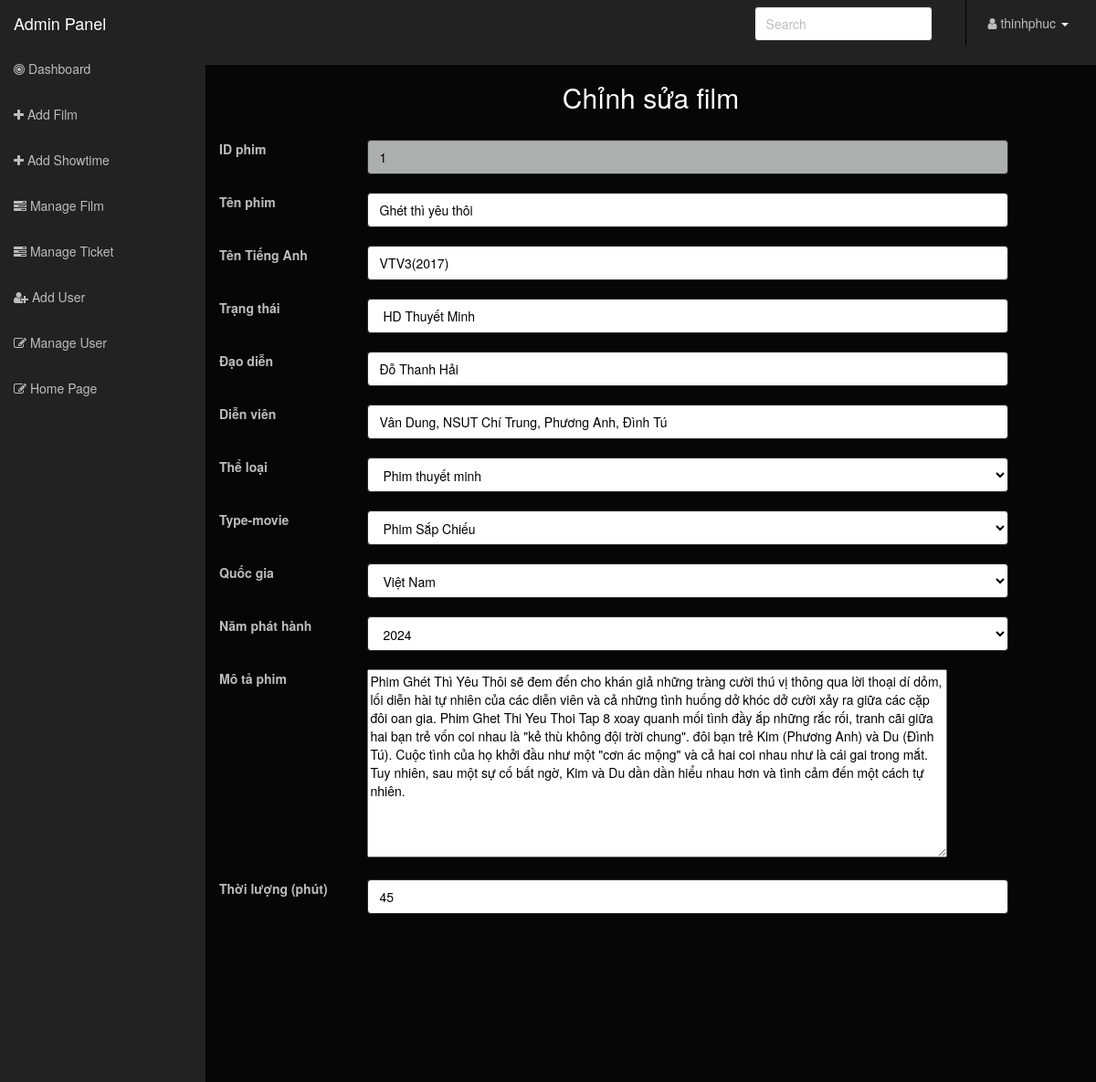
Screenshot of /admin/editfilm.php?id=1 (signed in) with the database file from the repository.
### tables this page shows
CREATE TABLE `film` (
  `id` int(5) NOT NULL,
  `name` varchar(100) NOT NULL,
  `name2` varchar(100) NOT NULL,
  `status` varchar(100) NOT NULL,
  `director` varchar(100) NOT NULL,
  `actor` varchar(100) NOT NULL,
  `category_id` int(2) NOT NULL,
  `type_movie` int(20) NOT NULL,
  `nation_id` int(100) NOT NULL,
  `year` int(4) NOT NULL,
  `image` varchar(100) NOT NULL,
  `description` varchar(1000) NOT NULL,
  `duration` int(5) NOT NULL,
  `num_view` int(11) NOT NULL,
  `author` varchar(30) NOT NULL
);

CREATE TABLE `category` (
  `id` int(11) NOT NULL,
  `name` varchar(30) NOT NULL
);

CREATE TABLE `nation` (
  `id` int(11) NOT NULL,
  `name` varchar(30) NOT NULL
);

### admin/editfilm.php (the view, shortened to what this page needs)
<!DOCTYPE html>
<html lang="en">
<head>
    <link rel="stylesheet" type="text/css" href="asset/css/bootstrap.min.css" />
    <link rel="stylesheet" type="text/css" href="asset/font-awesome/css/font-awesome.min.css" />
    <link rel="stylesheet" type="text/css" href="asset/css/local.css" />
</head>
<body>
    <?php
    require('libs/db.php');
    if (isset($_GET["id"])) {
        $filmID = $_GET['id'];
    }
    $sql = "SELECT * FROM film WHERE id = $filmID";
    $result = mysqli_query($link, $sql);
    if (mysqli_num_rows($result) == 0) {
        echo "No required user";
    } else {
        $row = mysqli_fetch_assoc($result);
    ?>
        <div id="wrapper">
            <?php
            include("common.php");
            ?>
            <div id="edit-film">
                <div class="row text-center">
                    <h2>Chỉnh sửa film</h2>
                </div>
                <form method="post" id="form-insert-film" name="form-insert-film" class="form-horizontal" action="" role="form" enctype="multipart/form-data">
                    <div>
                        <label for="ID-film" class="col-md-2">
                            ID phim
                        </label>
                        <div class="col-md-9">
                            <input type="text" class="form-control" id="ID-film" value="<?php echo $row["id"]; ?>" readonly>
                        </div>
                    </div>
                    <div>
                        <label for="film-name" class="col-md-2">
                            Tên phim
                        </label>
                        <div class="col-md-9">
                            <input type="text" class="form-control" id="film-name" name="film-name" value="<?php echo $row["name"]; ?>">
                        </div>
                    </div>
                    <div>
                        <label for="film-name2" class="col-md-2">
                            Tên Tiếng Anh
                        </label>
                        <div class="col-md-9">
                            <input type="text" class="form-control" id="film-name2" name="film-name2" value="<?php echo $row["name2"]; ?>">
                        </div>
                    </div>
                    <div>
                        <label for="status" class="col-md-2">
                            Trạng thái
                        </label>
                        <div class="col-md-9">
                            <input type="text" class="form-control" id="status" name="status" value="<?php echo $row["status"]; ?>">
                        </div>
                    </div>
                    <div>
                        <label for="director" class="col-md-2">
                            Đạo diễn
                        </label>
                        <div class="col-md-9">
                            <input type="text" class="form-control" id="director" name="director" value="<?php echo $row["director"]; ?>">
                        </div>
                    </div>
                    <div>
                        <label for="actor" class="col-md-2">
                            Diễn viên
                        </label>
                        <div class="col-md-9">
                            <input type="text" class="form-control" id="actor" name="actor" value="<?php echo $row["actor"]; ?>">
                        </div>
                    </div>
                    <div>
                        <label for="category" class="col-md-2">
                            Thể loại
                        </label>
                        <div class="col-md-9">
                            <select id="category" style="color: black" name="category" class="form-control">
                                <?php
                                $sql1 = "SELECT * FROM category";
                                $result1 = mysqli_query($link, $sql1);
                                if (mysqli_num_rows($result1) > 0) {
                                    while ($row1 = mysqli_fetch_assoc($result1)) { ?>
                                        <option value="<?php echo $row1["id"]; ?>" <?php echo ($row1["id"] == $row["category_id"]) ?  "selected" : "" ?>>
                                            <?php echo $row1["name"]; ?>
                                        </option>
                                <?php
                                    }
                                } else {
                                    echo "No catagory";
                                }
                                ?>
                            </select>
                        </div>
                    </div>
                    <div>
                        <label for="type" class="col-md-2">
                            Type-movie
                        </label>
                        <div class="col-md-9">
                            <select id="type" style="color: black" name="type_movie" class="form-control">
                                <?php
                                $sql1 = "SELECT * FROM `type-movie`";
                                $result1 = mysqli_query($link, $sql1);
                                if (mysqli_num_rows($result1) > 0) {
                                    while ($row1 = mysqli_fetch_assoc($result1)) { ?>
                                        <option value="<?php echo $row1["id"]; ?>" <?php echo $row["type_movie"] == $row1["id"] ? "selected" : "" ?>>
                                            <?php echo $row1["name"]; ?>
                                        </option>
                                <?php
                                    }
                                } else {
                                    echo "No type";
                                }
                                ?>
                            </select>
                        </div>
                    </div>
                    <div>
                        <label for="nation" class="col-md-2">
                            Quốc gia
                        </label>
                        <div class="col-md-9">
                            <select id="nation" style="color: black" name="nation" class="form-control">
                                <?php
                                $sql1 = "SELECT * FROM nation";
                                $result1 = mysqli_query($link, $sql1);
                                if (mysqli_num_rows($result1) > 0) {
                                    while ($row1 = mysqli_fetch_assoc($result1)) { ?>
                                        <option value="<?php echo $row1["id"]; ?>" <?php echo $row["nation_id"] == $row1["id"] ? "selected" : "" ?>>
                                            <?php echo $row1["name"]; ?>
                                        </option>
                                <?php
                                    }
                                } else {
                                    echo "No nation";
                                }
                                ?>
                            </select>
                        </div>
                    </div>
                    <div>
                        <label for="year" class="col-md-2">
                            Năm phát hành
                        </label>
                        <div class="col-md-9">
                            <select id="year" name="year" id="year" style="color: black" class="form-control">
                                <?php
                                $sql = "SELECT * FROM film WHERE id = $filmID";
                                $result = mysqli_query($link, $sql);
                                if (mysqli_num_rows($result) == 0) {
                                    echo "No required user";
                                } else {
                                    $row = mysqli_fetch_assoc($result);
                                }
                                ?>
                                <option value="2024" <?php echo ($row["year"] == 2024) ?  "selected" : "" ?>>2024</option>
                            </select>
                        </div>
                    </div>
                    <div>
                        <label for="description" class="col-md-2">
                            Mô tả phim
                        </label>
                        <div class="col-md-9" style="color: black">
                            <textarea name="description" id="description" cols="82" rows="10"><?php echo $row["description"]; ?></textarea>
                        </div>
                    </div>
                    <div>
                        <label for="duration" class="col-md-2">
                            Thời lượng (phút)
                        </label>
                        <div class="col-md-9">
                            <input type="number" class="form-control" id="duration" name="duration" value="<?php echo $row["duration"]; ?>">
                        </div>
                    </div>
                    <div>
                        <label for="author" class="col-md-2">
                        </label>
                        <div class="col-md-9">
                            <input type="text" class="form-control" id="author" name="author" value="<?php echo $row["author"]; ?>">
                        </div>
                    </div>
                    <div class="row">
                        <div class="col-md-9"></div>
                        <div class="col-md-3">
                            <button style="position: relative; right: 762px" type="submit" class="btn btn-primary" id="button_update" name="button_update">Lưu lại</button>
                        </div>
                    </div>
                </form>
            </div>
        </div>
    <?php }
    ?>
</body>
</html>

### admin/editfilm.php (style rules this page uses)
div { padding-bottom: 20px; }
.form-control { color: black; }

### rows the page displays
film: id "1", film-name "Ghét thì yêu thôi", film-name2 "VTV3(2017)", status "HD Thuyết Minh", director "Đỗ Thanh Hải", actor "Vân Dung, NSUT Chí Trung, Phương Anh, Đình Tú", category "Phim thuyết minh", type_movie "Phim Sắp Chiếu", nation "Việt Nam", year "2024", description "Phim Ghét Thì Yêu Thôi sẽ đem đến cho khán giả những tràng cười thú vị thông qua lời thoại dí dỏm, lối diễn hài tự nhiên của các diễn viên và cả những tình huống dở khóc dở cười xảy ra giữa các cặp đôi oan gia. Phim Ghet Thi Yeu Thoi Tap 8 xoay quanh mối tình đầy ắp những rắc rối, tranh cãi giữa hai bạn trẻ vốn coi nhau là \"kẻ thù không đội trời chung\". đôi bạn trẻ Kim (Phương Anh) và Du (Đình Tú). Cuộc tình của họ khởi đầu như một \"cơn ác mộng\" và cả hai coi nhau như là cái gai trong mắt. Tuy nhiên, sau một sự cố bất ngờ, Kim và Du dần dần hiểu nhau hơn và tình cảm đến một cách tự nhiên.", duration "45", author "Trịnh Lê Phong"

### other values shown
$_SESSION['username'] "thinhphuc"
